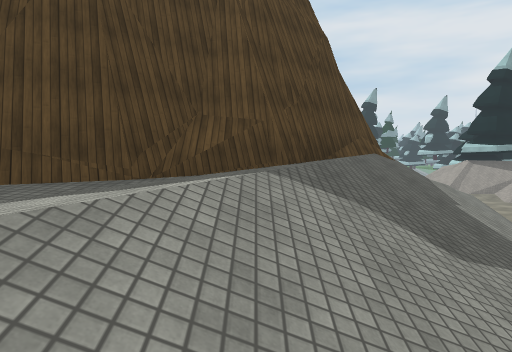
View 1 (above)

24 first-person views from a walk through a scene from a Unity 3-D project. The camera is 1.4 m above the floor, tilts 4° down and sees 75° across. The floor is counted in squares, 2 m on a side. Each view is taken from the middle of a square. On the plan, view 1 faces up. The plan holds only what a view shows up to about 10 squares ahead; the rest is blank. The place goes on beyond the plan. The player is left out. Some surface patterns are stand-ins.

View 2
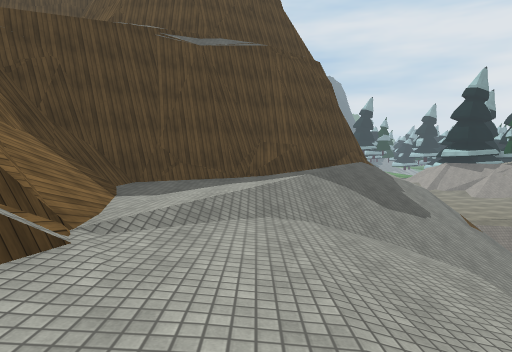

View 3
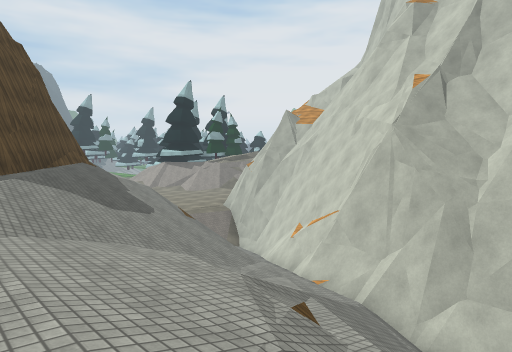

View 4
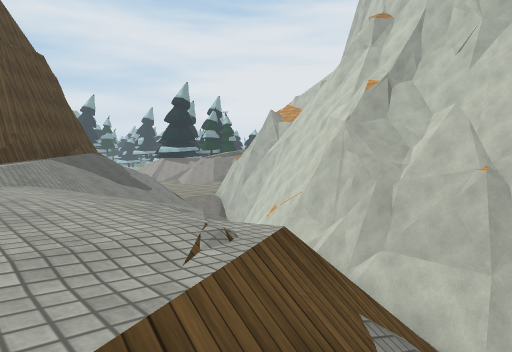

View 5
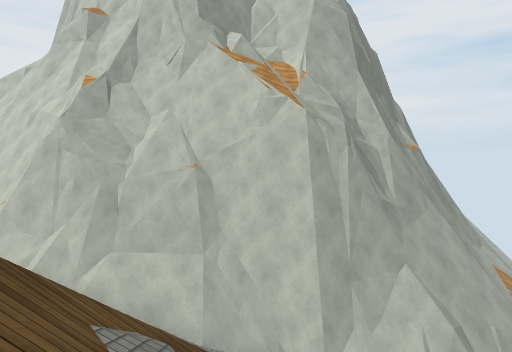

View 6
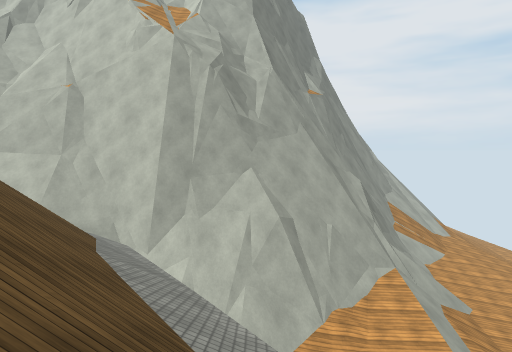

View 7
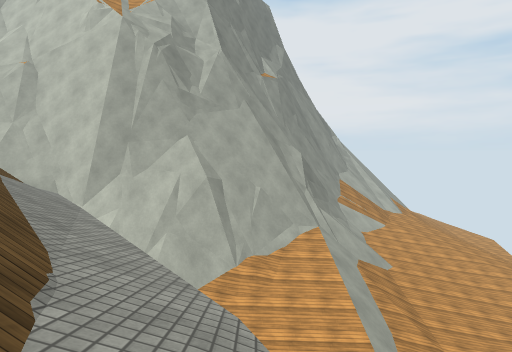

View 8
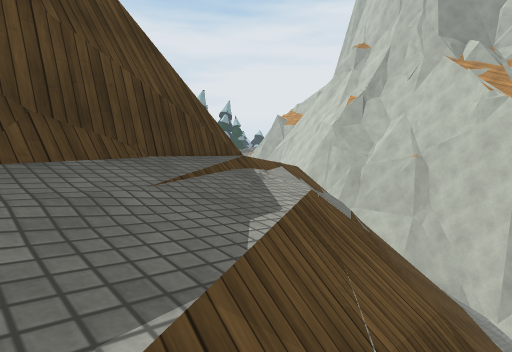

View 9
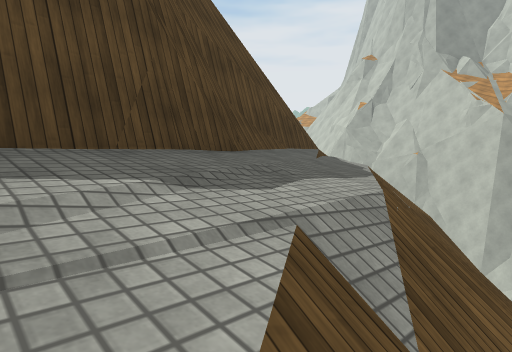

View 10
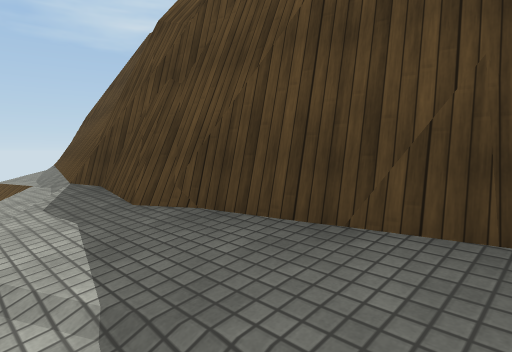

View 11
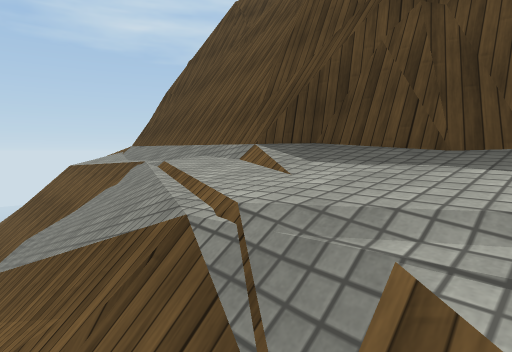

View 12
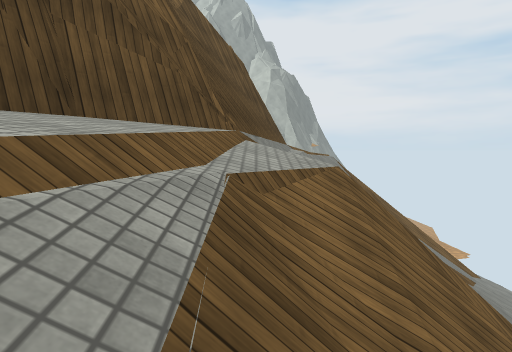

View 13
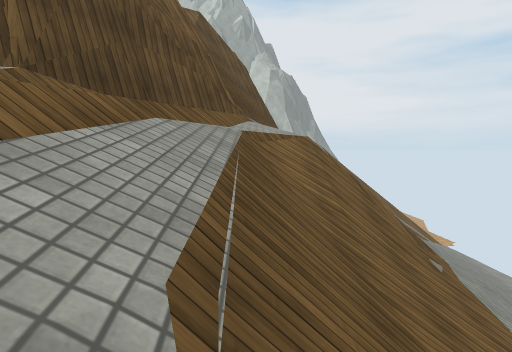

View 14
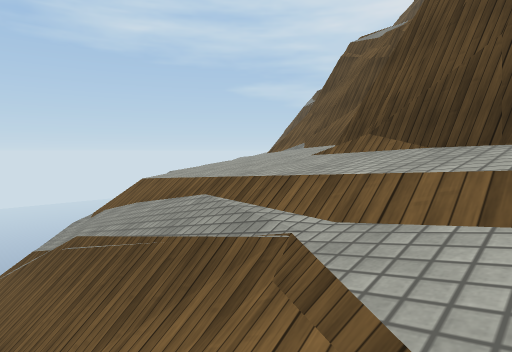

View 15
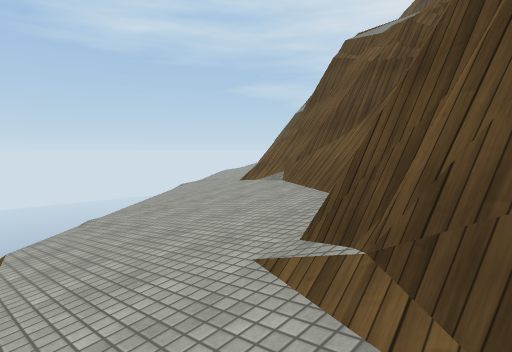

View 16
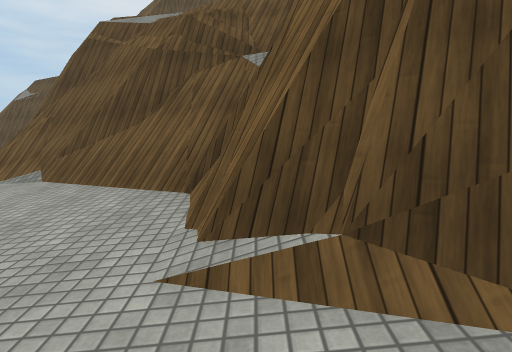

View 17
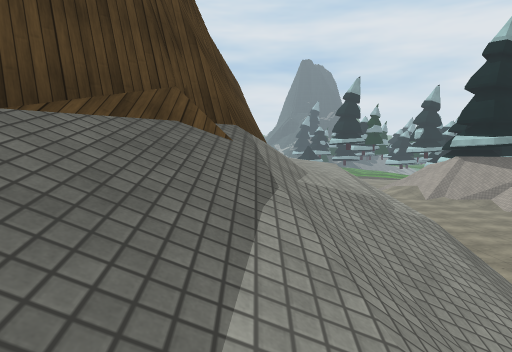

View 18
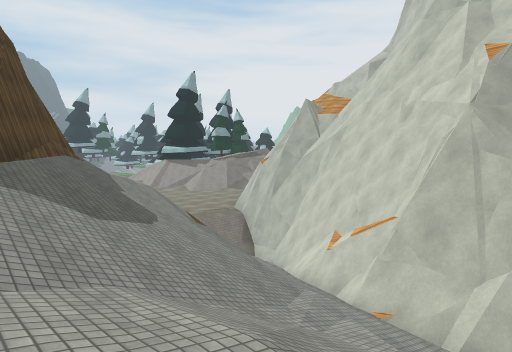

View 19
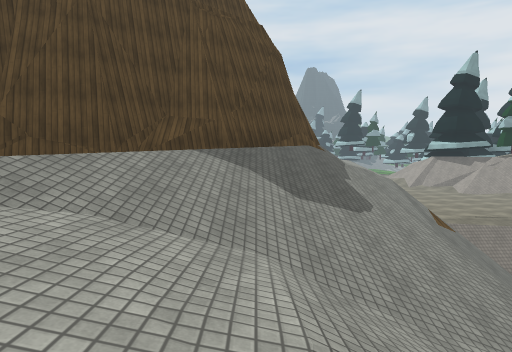

View 20
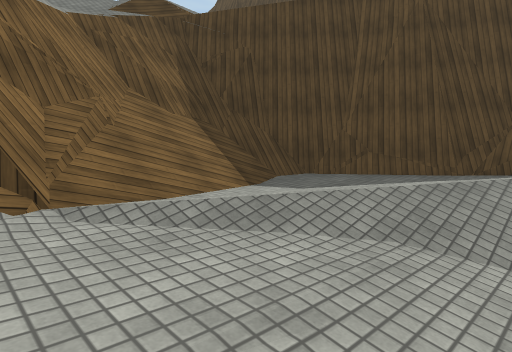

View 21
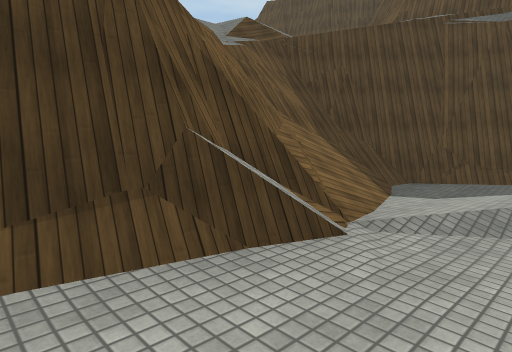

View 22
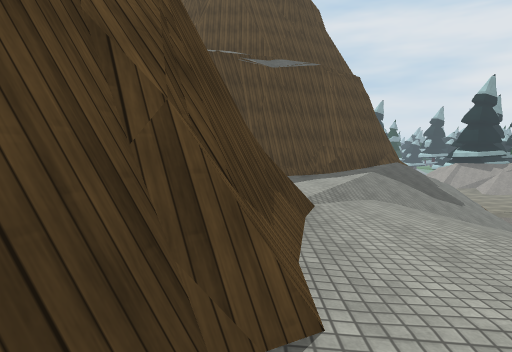

View 23
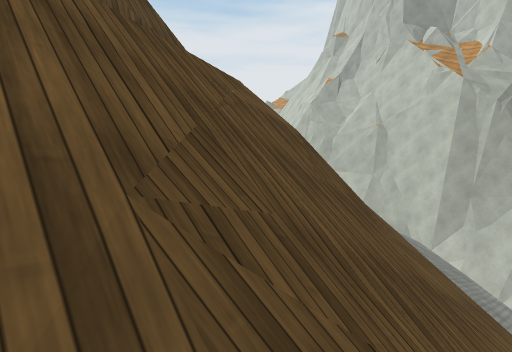

View 24
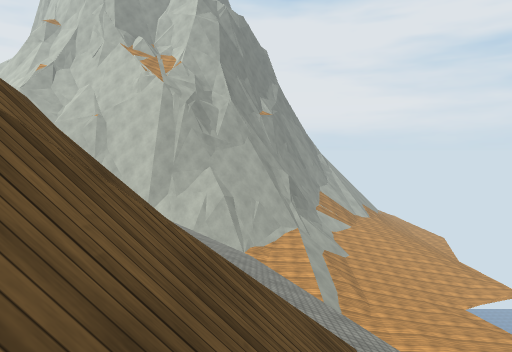

### Floor plan
Key: @ floor where view 1 was taken; # wall or solid block; . main floor; - floor 0.25 m lower than the main floor; : floor 0.5 m higher than the main floor; _ floor 0.75 m lower than the main floor; < floor 1.25 m lower than the main floor; ( floor 8 m lower than the main floor; / step, stairs or slope; = window, fence, low wall or low ledge; v drop or lower ground.
Columns run from 26 left of view 1 to 8 right of it. Each row starts with its distance up from view 1.
 13                              #
 12                              #.
 11                              #-/
 10                              #-/
  9                             ##_/=
  8                             #///
  7                            ##///
  6                           ##/////
  5                         ###://///
  4                        ###.///////#
  3                       ##...//////##
  2   #                  ##...///////##
  1   ###                #/...//////=##
  0 -.=/#                #//./@/////=#
 -1 _-./##               ##=.-_<////##
 -2 /_-..###              ##.-_/////##
 -3  /_-../#               #..///  /##
 -4   /_-..##              #../    /##
 -5    /_-./##            ##.///  //##
 -6    /////.###        ###///=// //#
 -7    ////////##########.-/v=#///v##
 -8      ///////////....-//==////vv##
 -9       ///=//////-_/////=////v vv#
-10        ///// //////////////v vvv#
-11          //////// //=////vv  vvv##
-12           //////////////v   vvvvv##
-13            /////   ///vv    vvvvv##
-14              ((/     v      vvvvvv
-15                             vvvvvv

Positions as (right, up) in squares from view 1, and headings:
1: (0, 0), facing up
2: (-1, -4), facing up
3: (-1, -4), facing up-right
4: (-2, -6), facing up-right
5: (-2, -6), facing right
6: (-3, -10), facing right
7: (-4, -12), facing right
8: (-6, -9), facing up-right
9: (-9, -10), facing up-right
10: (-7, -9), facing up-left
11: (-9, -10), facing up-left
12: (-20, -7), facing right
13: (-22, -7), facing right
14: (-17, -8), facing up-left
15: (-18, -6), facing up-left
16: (-19, -6), facing up
17: (3, 4), facing up
18: (0, -2), facing up-right
19: (1, -2), facing up
20: (0, -2), facing up-left
21: (-1, -4), facing up-left
22: (-3, -6), facing up
23: (-7, -11), facing up-right
24: (-9, -12), facing right
